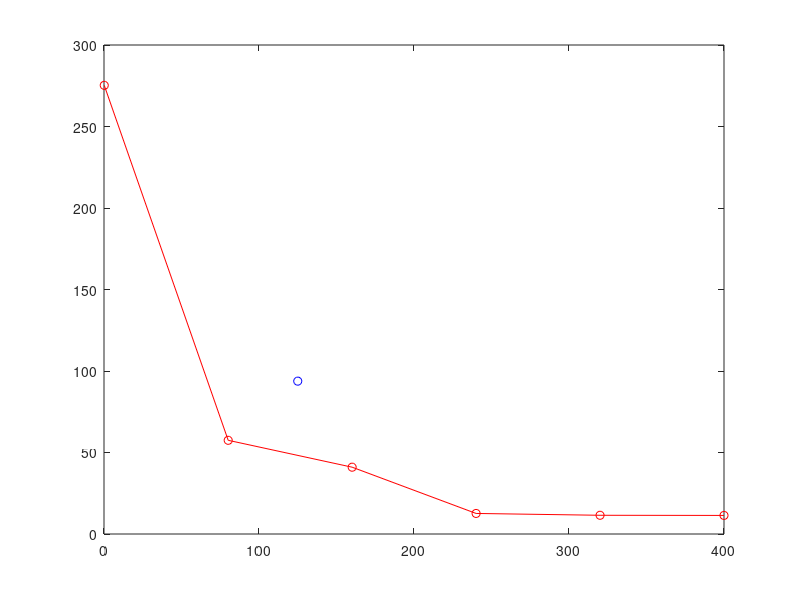

The MATLAB script that drew this image:
# CS 131: Numerical Methods
# Programming Exercise 3.2: Kleibest Fit

X = [400, 70, 45, 2, 0.3, 0.16];
Y = [270, 82, 50, 4.8, 1.45, 0.97];
m = 125;

A = fliplr(vander([[400, 70, 45, 2, 0.3, 0.16]]))(1:6,1:2);
x = (A\Y')';

poly = x(1) + x(2)*X;
dom = linspace(min(X), max(X), 6);
plot(dom, poly, 'r-o'); hold on;

poly = x(1) + x(2)*m;
plot(m, poly, 'bo');
disp(poly);

#s = (size(X))(2);
#A = zeros(s);
#A = ones(s, 1);
#for i = 2:s
#  for j = 2:i
#    prod = 1;
#    for k = 1:j-1
#      prod = prod*(X(i)-X(k));
#    end
#    A(i, j) = prod;
#  end
#end
#x = (A\Y')';

#dom = linspace(min(X), max(X), 100);
#poly = 0;
#for i = 1:s
#  prod = 1;
#  for j = 1:i-1
#    prod = prod.*(dom' - X(j));
#  end
#  poly = poly + dom'.*prod;
#end
#plot(dom, poly, 'r', X, Y, 'ro');
#hold on;

#poly = [];
#for i = 1:s
#  prod = 1;
#  for j = 1:i-1
#    prod = prod*(m - X(j));
#  end
#  poly = [poly, x(i)*prod];
#end
#disp(sum(poly));
#plot(m, sum(poly), 'bo');